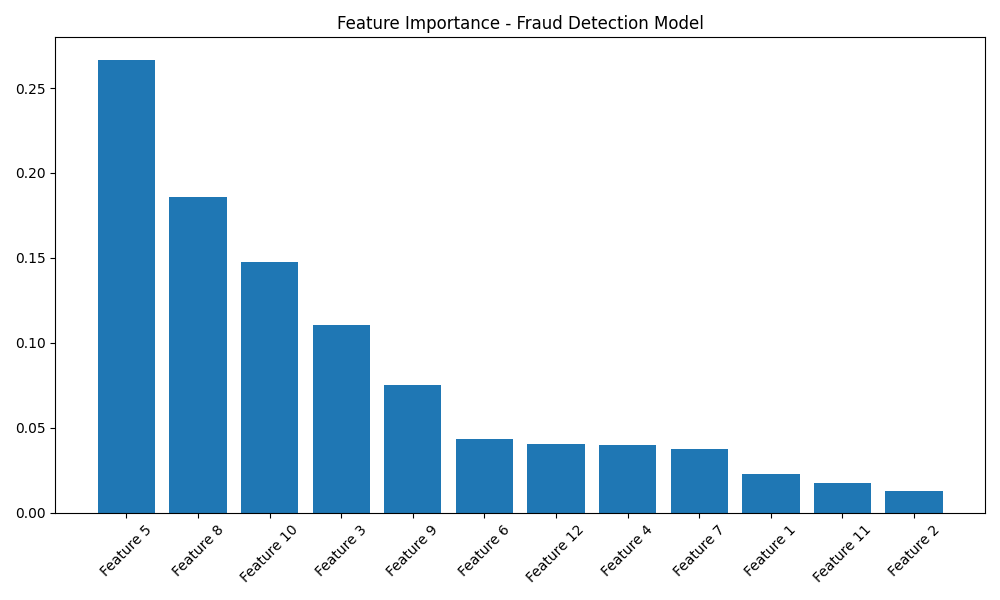

Reproduce this figure in Python.
import pandas as pd
import joblib
import matplotlib.pyplot as plt

# Load data and model
df = pd.read_excel("data/data.xlsx", engine="openpyxl")
model = joblib.load("models/fraud_model.pkl")

X = df.drop("Category", axis=1)

# Get feature importance
importances = model.feature_importances_
features = X.columns

fi_df = pd.DataFrame({
    "Feature": features,
    "Importance": importances
}).sort_values(by="Importance", ascending=False)

print(fi_df)

# Plot
plt.figure(figsize=(10, 6))
plt.bar(fi_df["Feature"], fi_df["Importance"])
plt.xticks(rotation=45)
plt.title("Feature Importance - Fraud Detection Model")
plt.tight_layout()
plt.savefig("models/feature_importance.png")
plt.show()
